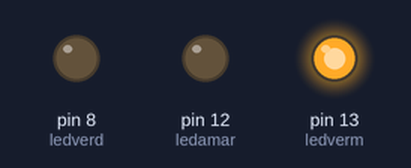
Simulated run of this sketch. Board: Arduino Uno, built with avr-gcc and run on an emulated ATmega328P. Shown: output pins drawn as LEDs (lit = HIGH).

Above: at 0.1 s.
At 10.1 s:
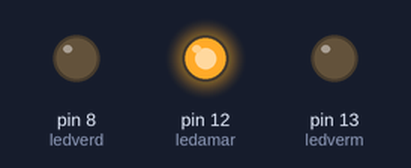
At 50.1 s:
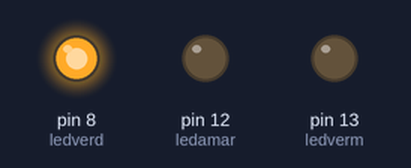
At 70.1 s:
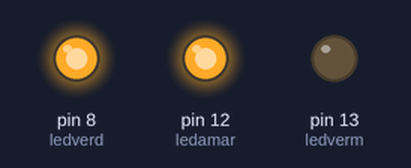
At 120.1 s:
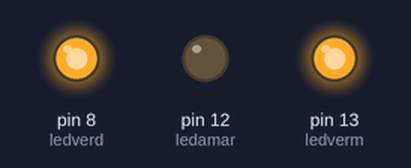
Timing chart, 0 to 121.6 s (numbered marks = the images above):
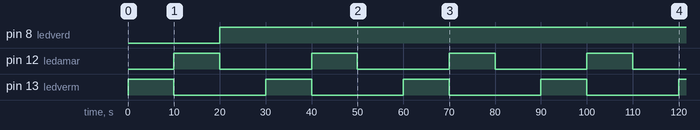

Measured:
- by itself, pin 8 (ledverd): LOW → HIGH at 20.0 s
- by itself, pin 12 (ledamar), pin 13 (ledverm): alternates HIGH for 10.0 s and LOW for 20.0 s

The sketch:

Semaforo-Arduino.ino
```cpp
#define ledverm 13
#define ledamar 12
#define ledverd 8
#define tempo 10000

void setup()
{
  pinMode(ledverm, OUTPUT);
  pinMode(ledverd, OUTPUT);
  pinMode(ledamar, OUTPUT);
}

void loop()
{
  digitalWrite(ledverm, HIGH);
  delay(tempo);
  digitalWrite(ledverm, LOW);
  digitalWrite(ledamar, HIGH);
  delay(tempo);
  digitalWrite(ledamar, LOW);
  digitalWrite(ledverd, HIGH);
  delay(tempo);
  digitalWrite(ledverd, HIGH);

}
```
